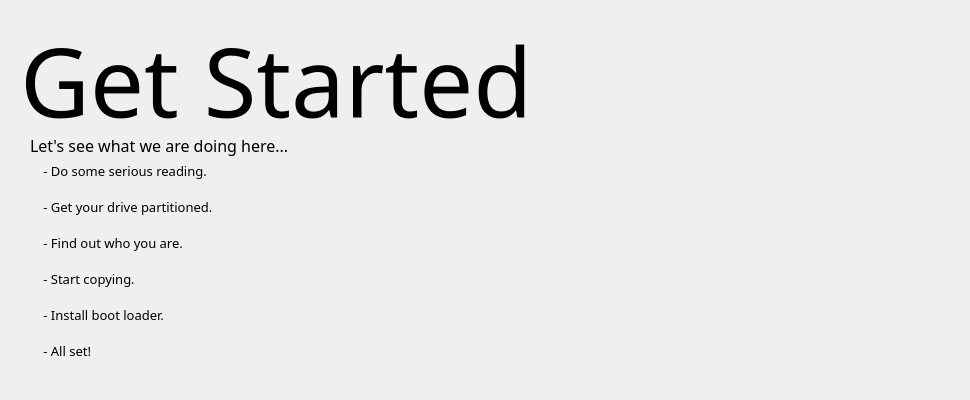
    <widget class="QWidget" name="tab_2">
     <attribute name="title">
      <string>Get Started</string>
     </attribute>
     <widget class="QLabel" name="label_3">
      <property name="geometry">
       <rect>
        <x>20</x>
        <y>10</y>
        <width>941</width>
        <height>141</height>
       </rect>
      </property>
      <property name="font">
       <font>
        <family>文泉驿微米黑</family>
        <pointsize>72</pointsize>
       </font>
      </property>
      <property name="text">
       <string>Get Started</string>
      </property>
     </widget>
     <widget class="QLabel" name="label_4">
      <property name="geometry">
       <rect>
        <x>40</x>
        <y>130</y>
        <width>641</width>
        <height>261</height>
       </rect>
      </property>
      <property name="font">
       <font>
        <family>文泉驿微米黑</family>
        <pointsize>10</pointsize>
       </font>
      </property>
      <property name="text">
       <string> - Do some serious reading.

 - Get your drive partitioned.

 - Find out who you are.

 - Start copying.

 - Install boot loader.

 - All set!</string>
      </property>
      <property name="wordWrap">
       <bool>true</bool>
      </property>
     </widget>
     <widget class="QLabel" name="label_5">
      <property name="geometry">
       <rect>
        <x>30</x>
        <y>130</y>
        <width>431</width>
        <height>31</height>
       </rect>
      </property>
      <property name="font">
       <font>
        <family>文泉驿微米黑</family>
        <pointsize>12</pointsize>
       </font>
      </property>
      <property name="text">
       <string>Let's see what we are doing here...</string>
      </property>
     </widget>
    </widget>
